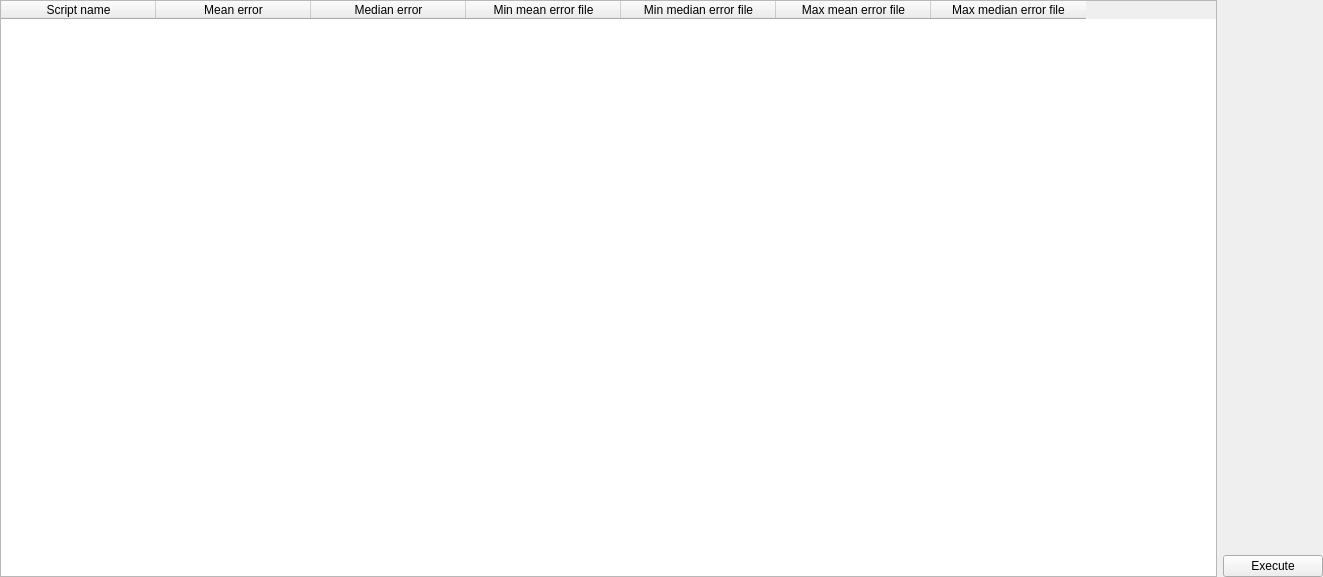
<?xml version="1.0" encoding="UTF-8"?>
<ui version="4.0">
 <class>StatsWindow</class>
 <widget class="QWidget" name="StatsWindow">
  <property name="geometry">
   <rect>
    <x>0</x>
    <y>0</y>
    <width>1323</width>
    <height>577</height>
   </rect>
  </property>
  <property name="windowTitle">
   <string>Form</string>
  </property>
  <layout class="QGridLayout" name="gridLayout_2">
   <property name="leftMargin">
    <number>0</number>
   </property>
   <property name="topMargin">
    <number>0</number>
   </property>
   <property name="rightMargin">
    <number>0</number>
   </property>
   <property name="bottomMargin">
    <number>0</number>
   </property>
   <item row="0" column="0">
    <layout class="QGridLayout" name="gridLayout">
     <item row="2" column="2">
      <layout class="QGridLayout" name="gridLayout_3">
       <item row="2" column="0">
        <widget class="QPushButton" name="pushButton_execute">
         <property name="text">
          <string>Execute</string>
         </property>
        </widget>
       </item>
       <item row="1" column="0">
        <widget class="JsScriptMultiSelector" name="js_script_multi_selector" native="true">
         <property name="sizePolicy">
          <sizepolicy hsizetype="Preferred" vsizetype="Preferred">
           <horstretch>1</horstretch>
           <verstretch>1</verstretch>
          </sizepolicy>
         </property>
         <property name="minimumSize">
          <size>
           <width>100</width>
           <height>0</height>
          </size>
         </property>
        </widget>
       </item>
       <item row="0" column="0">
        <widget class="AudioFileMultiSelector" name="audio_file_multi_selector" native="true">
         <property name="sizePolicy">
          <sizepolicy hsizetype="Preferred" vsizetype="Preferred">
           <horstretch>0</horstretch>
           <verstretch>1</verstretch>
          </sizepolicy>
         </property>
         <property name="minimumSize">
          <size>
           <width>100</width>
           <height>100</height>
          </size>
         </property>
        </widget>
       </item>
      </layout>
     </item>
     <item row="2" column="0">
      <widget class="QTableWidget" name="tableWidget">
       <property name="sizePolicy">
        <sizepolicy hsizetype="Expanding" vsizetype="Expanding">
         <horstretch>5</horstretch>
         <verstretch>0</verstretch>
        </sizepolicy>
       </property>
       <attribute name="horizontalHeaderDefaultSectionSize">
        <number>155</number>
       </attribute>
       <column>
        <property name="text">
         <string>Script name</string>
        </property>
       </column>
       <column>
        <property name="text">
         <string>Mean error</string>
        </property>
       </column>
       <column>
        <property name="text">
         <string>Median error</string>
        </property>
       </column>
       <column>
        <property name="text">
         <string>Min mean error file</string>
        </property>
       </column>
       <column>
        <property name="text">
         <string>Min median error file</string>
        </property>
       </column>
       <column>
        <property name="text">
         <string>Max mean error file</string>
        </property>
       </column>
       <column>
        <property name="text">
         <string>Max median error file</string>
        </property>
       </column>
      </widget>
     </item>
    </layout>
   </item>
  </layout>
 </widget>
 <customwidgets>
  <customwidget>
   <class>JsScriptMultiSelector</class>
   <extends>QWidget</extends>
   <header location="global">ui/widgets/js_script_multi_selector.h</header>
   <container>1</container>
  </customwidget>
  <customwidget>
   <class>AudioFileMultiSelector</class>
   <extends>QWidget</extends>
   <header location="global">ui/widgets/audio_file_multi_selector.h</header>
   <container>1</container>
  </customwidget>
 </customwidgets>
 <resources/>
 <connections/>
</ui>
